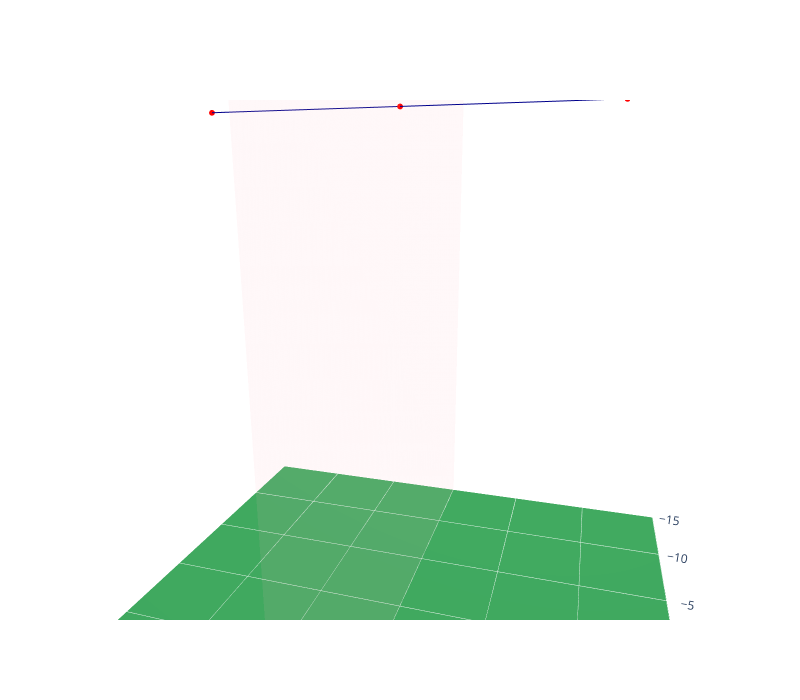

Notebook code for this chart:
### Markdown cell above
The 3D visualizer provided here is based on the 3D graph viewer provided by the Plotly data visualization library.

You can:
* rotate the view (left button)
* zoom (mouse wheel)
* pan (right button)
* hover over nodes to view coordinates

By default the design is mirrored across the x-z plane.

You'll need to run this notebook locally to see the live viewer...

![Graph](img/Dipole_40m.png)

### Code cell
# Run the live 3D visualizer:
#  (-15,15), (-15,15), (0,22) are the display limits for the x, y, and z axes
wire_ant_visualize(dipole_40m, (-15,15), (-15,15), (0,22))

### Figure 1 — Plotly figure (JSON) as saved in the notebook; plotly's stock layout.template omitted (floating-point values rounded to 4 significant figures)
{"data": [{"cmax": 1, "cmin": 0, "colorscale": [[0, "rgb(247,252,245)"], [0.125, "rgb(229,245,224)"], [0.25, "rgb(199,233,192)"], [0.375, "rgb(161,217,155)"], [0.5, "rgb(116,196,118)"], [0.625, "rgb(65,171,93)"], [0.75, "rgb(35,139,69)"], [0.875, "rgb(0,109,44)"], [1, "rgb(0,68,27)"]], "showscale": false, "surfacecolor": [[0.69, 0.69], [0.69, 0.69]], "type": "surface", "x": [-15, 15], "y": [-15, 15], "z": [[0, 0], [0, 0]]}, {"color": "lightpink", "hoverinfo": "skip", "i": [0, 0], "j": [1, 2], "k": [2, 3], "opacity": 0.1, "type": "mesh3d", "x": [-15, -15, 15, 15], "y": [0, 0, 0, 0], "z": [0, 22, 22, 0]}, {"line": {"color": "darkblue", "width": 2}, "marker": {"color": "red", "size": 2}, "name": "", "showlegend": false, "type": "scatter3d", "x": [0, 0], "y": [0, 10], "z": [20, 20]}, {"line": {"color": "darkblue", "width": 2}, "marker": {"color": "red", "size": 2}, "name": "", "showlegend": false, "type": "scatter3d", "x": [0, 0], "y": [0, -10], "z": [20, 20]}], "layout": {"autosize": false, "height": 700, "scene": {"aspectmode": "manual", "aspectratio": {"x": 1, "y": 1, "z": 1}, "camera": {"eye": {"x": 1, "y": 0.3, "z": 0.3}, "up": {"x": 0, "y": 0, "z": 1}}, "xaxis": {"range": [-15, 15], "showbackground": false}, "yaxis": {"range": [-15, 15], "showbackground": false}, "zaxis": {"range": [0, 22], "showbackground": false}}, "width": 800}}
